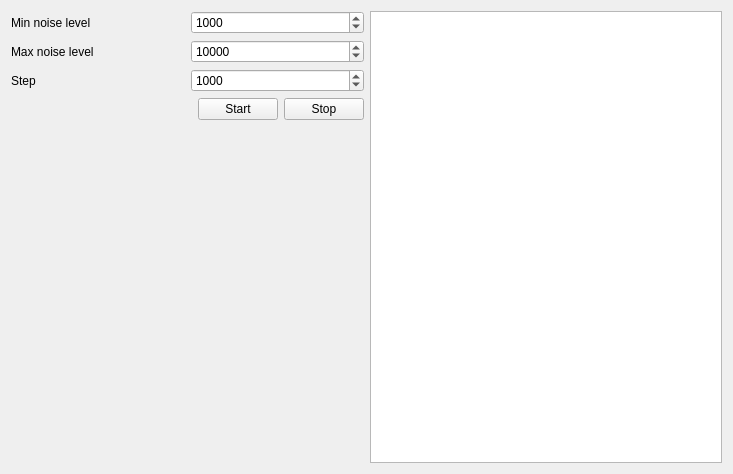
<?xml version="1.0" encoding="UTF-8"?>
<ui version="4.0">
 <class>AnalyzerWidget</class>
 <widget class="QWidget" name="AnalyzerWidget">
  <property name="geometry">
   <rect>
    <x>0</x>
    <y>0</y>
    <width>733</width>
    <height>474</height>
   </rect>
  </property>
  <property name="windowTitle">
   <string>Form</string>
  </property>
  <layout class="QHBoxLayout" name="horizontalLayout_5">
   <item>
    <layout class="QVBoxLayout" name="verticalLayout">
     <item>
      <layout class="QHBoxLayout" name="horizontalLayout">
       <item>
        <widget class="QLabel" name="label">
         <property name="text">
          <string>Min noise level</string>
         </property>
        </widget>
       </item>
       <item>
        <widget class="QSpinBox" name="sbMinNoise">
         <property name="maximum">
          <number>100000</number>
         </property>
         <property name="value">
          <number>1000</number>
         </property>
        </widget>
       </item>
      </layout>
     </item>
     <item>
      <layout class="QHBoxLayout" name="horizontalLayout_2">
       <item>
        <widget class="QLabel" name="label_2">
         <property name="text">
          <string>Max noise level</string>
         </property>
        </widget>
       </item>
       <item>
        <widget class="QSpinBox" name="spMaxNoise">
         <property name="minimum">
          <number>1</number>
         </property>
         <property name="maximum">
          <number>100000</number>
         </property>
         <property name="value">
          <number>10000</number>
         </property>
        </widget>
       </item>
      </layout>
     </item>
     <item>
      <layout class="QHBoxLayout" name="horizontalLayout_3">
       <item>
        <widget class="QLabel" name="label_3">
         <property name="text">
          <string>Step</string>
         </property>
        </widget>
       </item>
       <item>
        <widget class="QSpinBox" name="sbStep">
         <property name="minimum">
          <number>1</number>
         </property>
         <property name="maximum">
          <number>10000</number>
         </property>
         <property name="value">
          <number>1000</number>
         </property>
        </widget>
       </item>
      </layout>
     </item>
     <item>
      <layout class="QHBoxLayout" name="horizontalLayout_4">
       <item>
        <spacer name="horizontalSpacer">
         <property name="orientation">
          <enum>Qt::Horizontal</enum>
         </property>
         <property name="sizeHint" stdset="0">
          <size>
           <width>40</width>
           <height>20</height>
          </size>
         </property>
        </spacer>
       </item>
       <item>
        <widget class="QPushButton" name="pbStart">
         <property name="text">
          <string>Start</string>
         </property>
        </widget>
       </item>
       <item>
        <widget class="QPushButton" name="pbStop">
         <property name="text">
          <string>Stop</string>
         </property>
        </widget>
       </item>
      </layout>
     </item>
     <item>
      <spacer name="verticalSpacer">
       <property name="orientation">
        <enum>Qt::Vertical</enum>
       </property>
       <property name="sizeHint" stdset="0">
        <size>
         <width>20</width>
         <height>40</height>
        </size>
       </property>
      </spacer>
     </item>
    </layout>
   </item>
   <item>
    <widget class="QPlainTextEdit" name="pteLog"/>
   </item>
  </layout>
 </widget>
 <resources/>
 <connections/>
</ui>
